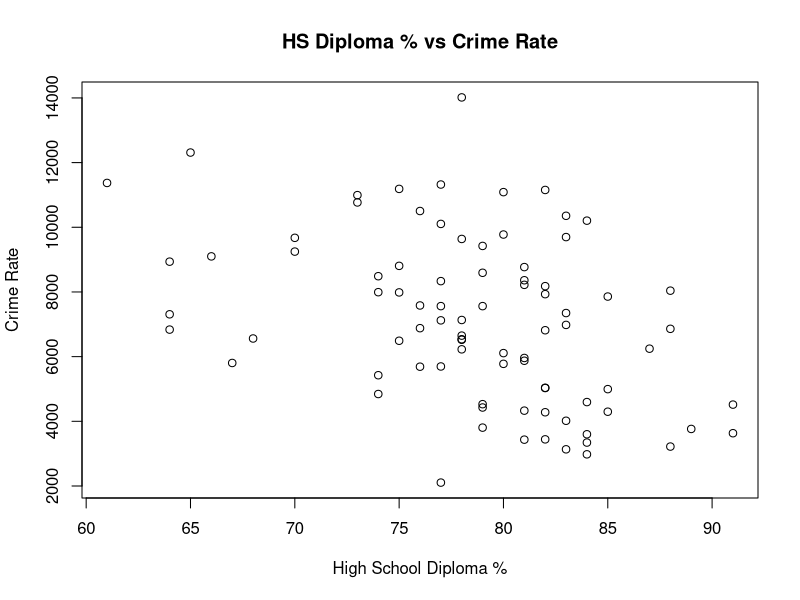
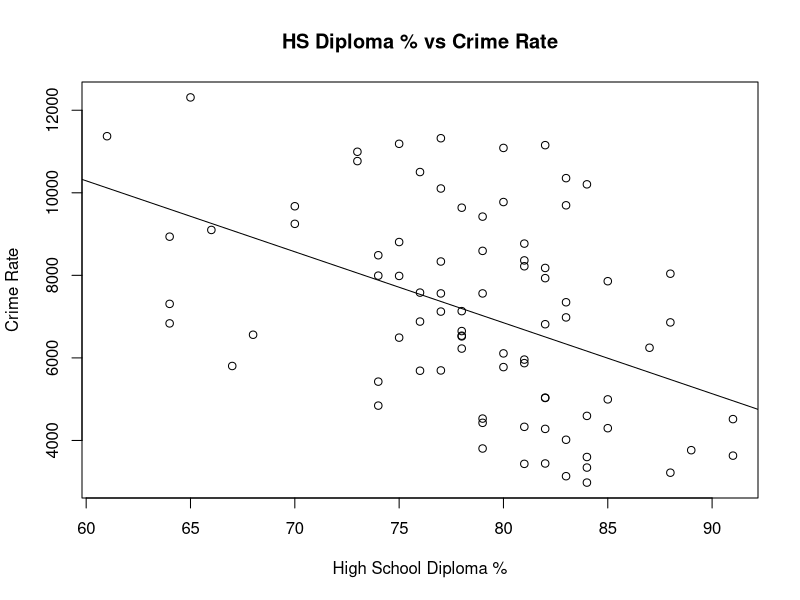
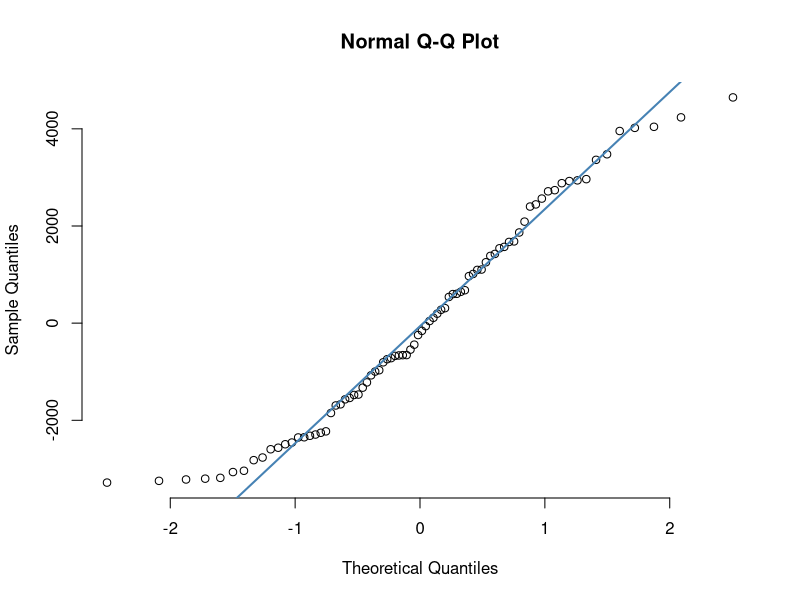
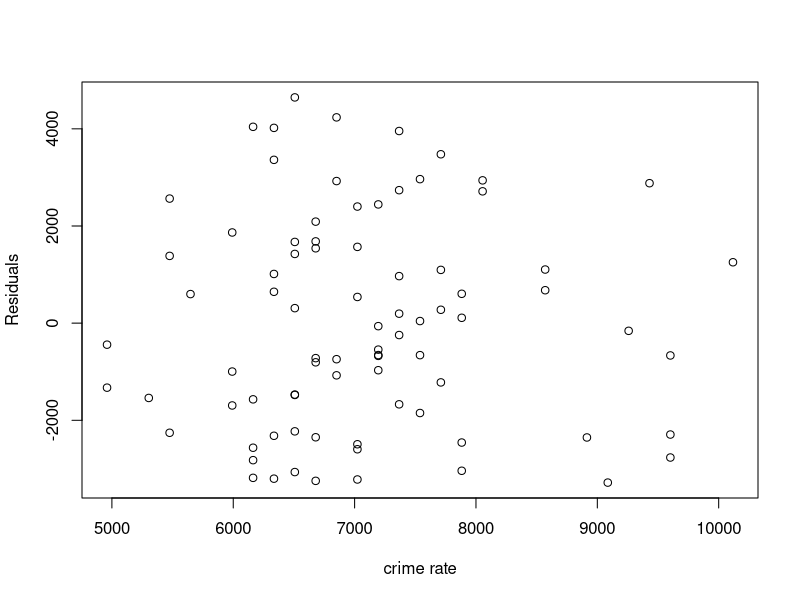

Write the R code that produced these figures, in order.
## ---- chunk 1
knitr::opts_chunk$set(echo = TRUE)
## ---- chunk 2
vector_function <- function(vector) {
  mean_value = mean(vector)
  standard_dev = sd(vector)
  
  # initialize newVector
  n = length(vector)
  newVector = seq(1,n)
  # then loop vector and move values to new vector
  for(x in 1:n){
    value = (vector[x] - mean_value) / standard_dev
    newVector[x] = value
  }
    
  new_sd = sd(newVector)
  return(new_sd)
}
sampleVector = seq(1,100)
vector_function(sampleVector)
## ---- chunk 3
vector_function2 <- function(vector) {
  mean_value = mean(vector)
  standard_dev = sd(vector)
  Lower = mean_value - (2*standard_dev)
  Upper = mean_value + (2*standard_dev)
  answer = list("upper" = Upper, "Lower" = Lower)
  return (answer)
}
sampleVector = seq(1,100)
vector_function2(sampleVector)
## ---- chunk 4
custom_function <- function(vector) {
  max = 0
  n = length(vector)
  for(x in 1:n){
    if (vector[x] > max){
      max = vector[x]
    } 
  }
  return (max)
}
sampleVector = seq(1,100)
sampleVector2 = c(3,54,21,-22,321,0,100,911192,32,321,32,1,8)
custom_function(sampleVector)
custom_function(sampleVector2)
## ---- chunk 5
crimes = read.csv("crime.csv")
crimes
## ---- chunk 6
dip = crimes$dip
crimeRate = crimes$rate
plot(x = dip, y = crimeRate, xlab="High School Diploma %", ylab="Crime Rate" , main = "HS Diploma % vs Crime Rate")
## ---- chunk 7
crimes <- crimes[-c(27,37),]
dip = crimes$dip
crimeRate = crimes$rate

plot(x = dip, y = crimeRate, xlab="High School Diploma %", ylab="Crime Rate" , main = "HS Diploma % vs Crime Rate")
abline(lm(crimeRate ~ dip))
## ---- chunk 8
lm(crimeRate ~ dip)
## ---- chunk 9
residuals = resid(lm(crimeRate ~ dip))

qqnorm(residuals, pch = 1, frame = FALSE)
qqline(residuals, col = "steelblue", lwd = 2)
## ---- chunk 10
fittedValues = fitted(lm(crimeRate ~ dip))
plot(fittedValues, residuals, ylab="Residuals", xlab="crime rate" ) 
## ---- chunk 11
reg_line = lm(crimeRate ~ dip)
confint(reg_line,'dip',level=0.95)
